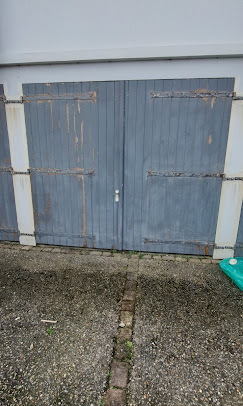
#> input picture avant.jpg, 243 x 406 px
$ python combine_images.py
#> lines starting #> are read from the running program, lines starting #| are printed output that depends on the picture
from PIL import Image, ImageDraw, ImageFont

img_avant = Image.open('avant.jpg')
#> img_avant is the input picture: PIL image 243x406 RGB; mean R, G, B 119.6, 125.1, 126.9
img_apres = Image.open('apres.jpg')
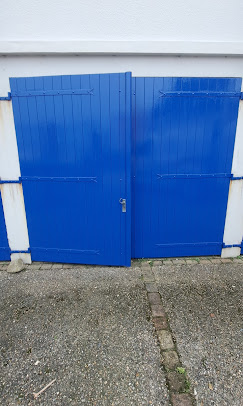
#> input picture apres.jpg, 243 x 406 px
#> img_apres is the input picture: PIL image 243x406 RGB; mean R, G, B 101.4, 128.3, 167.2

# Calculate dimensions
width = img_avant.width + img_apres.width
#> width = 486
height = max(img_avant.height, img_apres.height)
#> height = 406

# Create new image
combined = Image.new('RGB', (width, height))
#> combined: PIL image 486x406 RGB; every value is 0
combined.paste(img_avant, (0, 0))
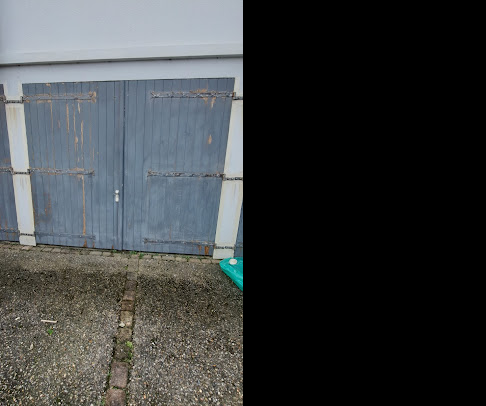
#> combined: PIL image 486x406 RGB; mean R, G, B 59.8, 62.6, 63.4
combined.paste(img_apres, (img_avant.width, 0))
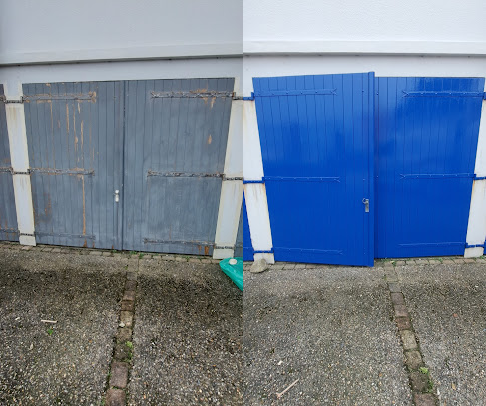
#> combined: PIL image 486x406 RGB; mean R, G, B 110.5, 126.7, 147

# Try to add text if possible
try:
    draw = ImageDraw.Draw(combined)
    # Simple text without custom font
    draw.text((10, 10), "AVANT", fill="white")
    draw.text((img_avant.width + 10, 10), "APRES", fill="white")
except:
    pass

combined.save('avant_apres_combined.jpg')
print("Image saved as avant_apres_combined.jpg")
